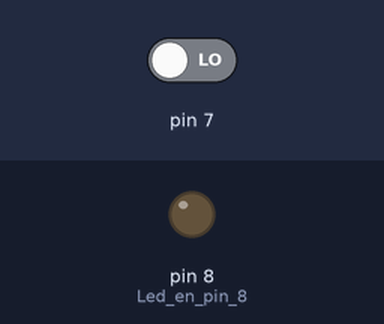
Simulated run of this sketch. Board: Arduino Uno, built with avr-gcc and run on an emulated ATmega328P. On the bench: output pins drawn as LEDs (lit = HIGH). Inputs (shaded band) come from the test bench; at power-on: pin 7 LOW. What the sketch prints to the serial monitor is not drawn.

Above: at 1.2 s.
1.3 s: pin 7 driven HIGH
At 1.6 s:
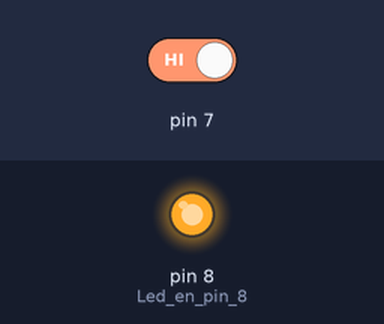
2.8 s: pin 7 driven LOW
At 3.9 s:
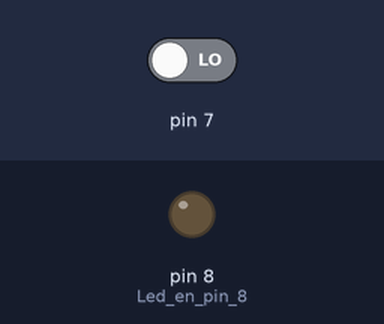
Timing chart, 0 to 5.8 s (numbered marks = the images above; inputs shaded):
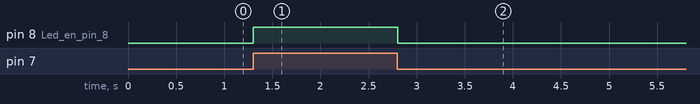

The sketch:

Morse.ino
```cpp
  int buttonstate;

void setup() {

    Serial.begin(9600);
    pinMode(7,INPUT);
    pinMode(8,OUTPUT);//Led en pin 8


}

void loop() {
  Serial.println(buttonstate);
  buttonstate = digitalRead(7);
  if(buttonstate == HIGH){
    digitalWrite(8,HIGH);
  }else{
    digitalWrite(8,LOW);
  }

  }
```

Measured:
- after the input at 1.3 s, pin 8 (Led_en_pin_8): LOW → HIGH at once
- after the input at 2.8 s, pin 8 (Led_en_pin_8): HIGH → LOW at once
